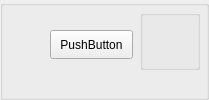
       <widget class="QGroupBox" name="groupBox_p108">
        <property name="minimumSize">
         <size>
          <width>170</width>
          <height>100</height>
         </size>
        </property>
        <property name="title">
         <string/>
        </property>
        <widget class="QPushButton" name="pushButton_p108">
         <property name="geometry">
          <rect>
           <x>50</x>
           <y>30</y>
           <width>83</width>
           <height>29</height>
          </rect>
         </property>
         <property name="text">
          <string>PushButton</string>
         </property>
        </widget>
        <widget class="QGroupBox" name="groupBox_p108info">
         <property name="geometry">
          <rect>
           <x>140</x>
           <y>10</y>
           <width>60</width>
           <height>60</height>
          </rect>
         </property>
         <property name="title">
          <string/>
         </property>
         <widget class="QLabel" name="label_p108attack">
          <property name="geometry">
           <rect>
            <x>0</x>
            <y>0</y>
            <width>30</width>
            <height>30</height>
           </rect>
          </property>
          <property name="text">
           <string/>
          </property>
         </widget>
         <widget class="QLabel" name="label_p108hp">
          <property name="geometry">
           <rect>
            <x>30</x>
            <y>0</y>
            <width>30</width>
            <height>30</height>
           </rect>
          </property>
          <property name="text">
           <string/>
          </property>
         </widget>
         <widget class="QLabel" name="label_p108mobility">
          <property name="geometry">
           <rect>
            <x>0</x>
            <y>30</y>
            <width>30</width>
            <height>30</height>
           </rect>
          </property>
          <property name="text">
           <string/>
          </property>
         </widget>
         <widget class="QLabel" name="label_p108range">
          <property name="geometry">
           <rect>
            <x>30</x>
            <y>30</y>
            <width>30</width>
            <height>30</height>
           </rect>
          </property>
          <property name="text">
           <string/>
          </property>
         </widget>
        </widget>
        <widget class="QLabel" name="label_p108type">
         <property name="geometry">
          <rect>
           <x>20</x>
           <y>20</y>
           <width>30</width>
           <height>30</height>
          </rect>
         </property>
         <property name="styleSheet">
          <string notr="true"/>
         </property>
         <property name="text">
          <string/>
         </property>
        </widget>
       </widget>
